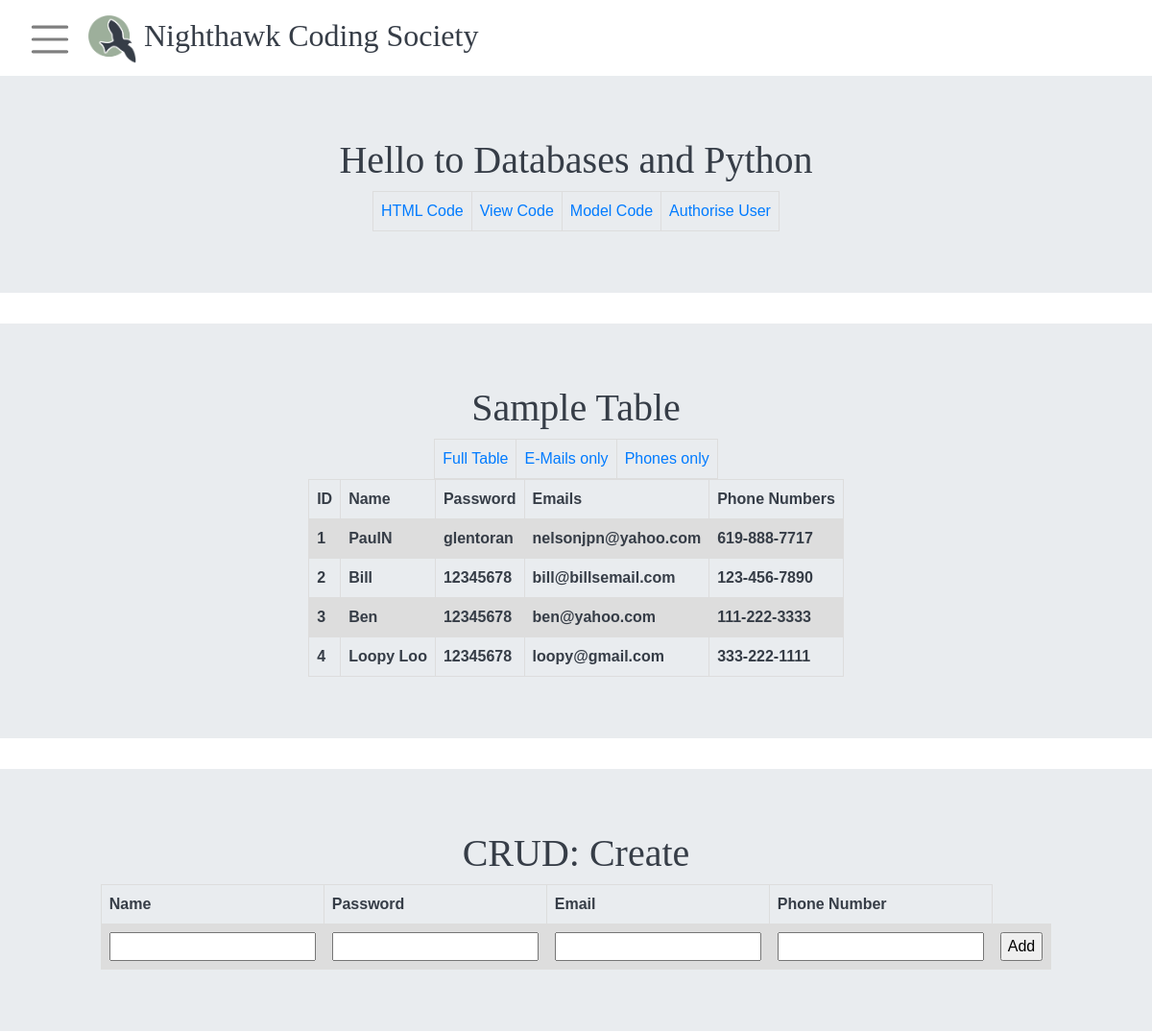
Page /pythondb/ (upper part) on the earlier database version.
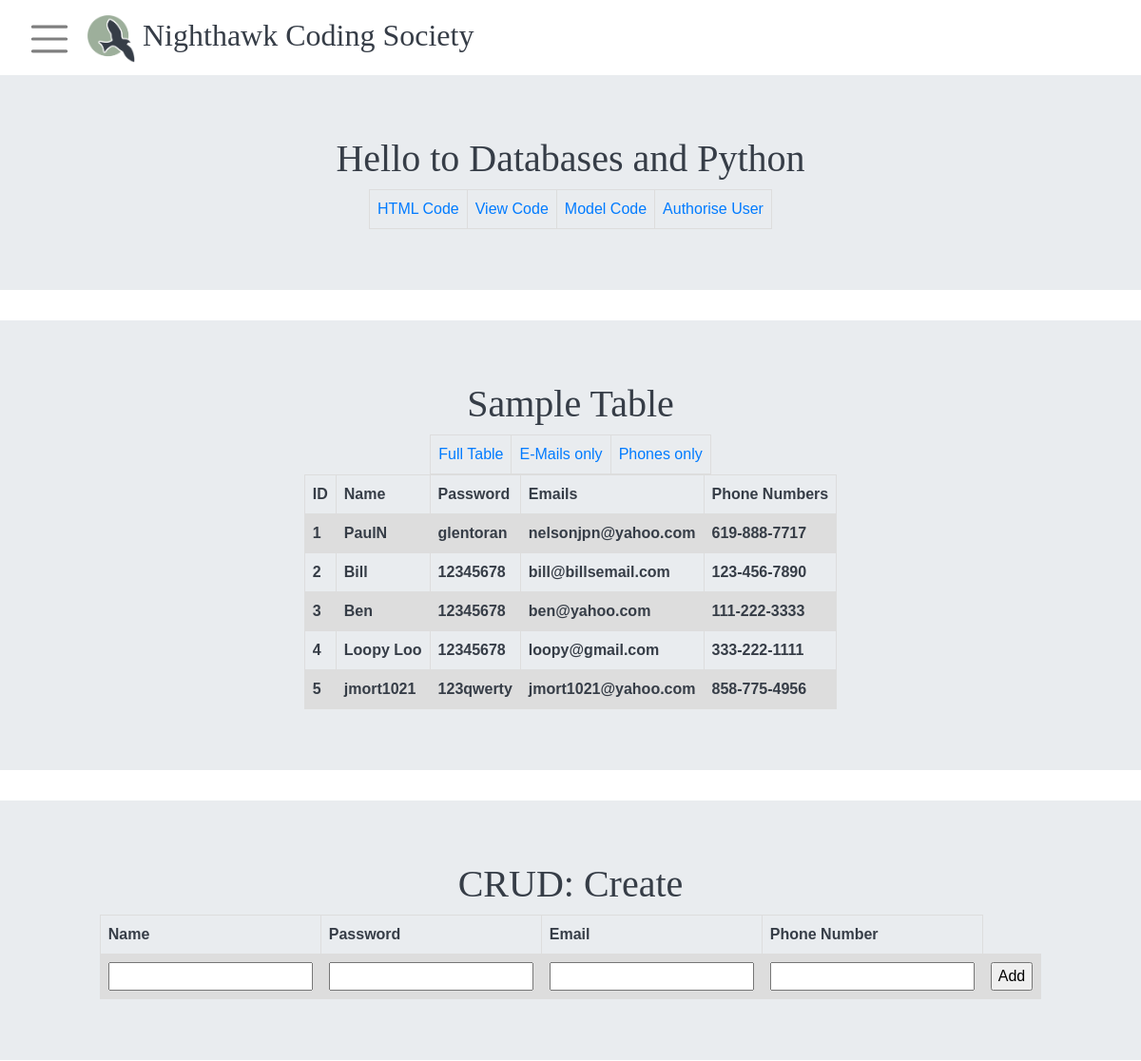
Same page on the later database version.
### models/__init__.py (models this page shows)
class Users(db.Model):
    UserID = db.Column(db.Integer, primary_key=True)
    username = db.Column(db.String(255), unique=True, nullable=False)
    password = db.Column(db.String(255), unique=True, nullable=False)

class Emails(db.Model):
    UserID = db.Column(db.Integer, primary_key=True)
    email_address = db.Column(db.String(255), unique=True, nullable=False)

class PhoneNumbers(db.Model):
    UserID = db.Column(db.Integer, primary_key=True)
    phone_number = db.Column(db.String(255), unique=True, nullable=False)

### views/pythondb/view.py (the view)
@pythondb_bp.route('/')
def databases():
    records = []
    users = Users.query.all()
    for user in users:
        user_dict = {'id': user.UserID, 'name': user.username, 'password': user.password}
        email = Emails.query.filter_by(UserID=user.UserID).first()
        if email:
            user_dict['emails'] = email.email_address
        pn = PhoneNumbers.query.filter_by(UserID=user.UserID).first()
        if pn:
            user_dict['phone_numbers'] = pn.phone_number
        records.append(user_dict)
    return render_template("pythondb/index.html", table=records, menus=menus)

### views/pythondb/templates/pythondb/index.html (shortened to what this page needs)
<!DOCTYPE html>
{% extends "homesite/base.html" %}
{% block content %}
    <div class="jumbotron jumbotron-fluid" style="height: 50%; ">
        <div class="row justify-content-center">
            <div class="col-10" style="text-align: center;">
                <h1>Hello to Databases and Python</h1>
                <table id="links">
                    <tr>
                        <td><a href=#FE-HTML>HTML Code</a></td>
                        <td><a href=#BE-VIEW>View Code</a></td>
                        <td><a href=#BE-MODEL>Model Code</a></td>
                        <td><a href={{url_for('.login')}}>Authorise User</a></td>
                    </tr>
                </table>
            </div>
        </div>
    </div>
    <div class="jumbotron jumbotron-fluid" style="height: 50%; ">
        <div class="row justify-content-center">
            <div class="col-10" style="text-align: center;">
                <h1>Sample Table</h1>
            </div>
        </div>
        <div class="row courses-buttons justify-content-center">
            <table id="links">
            <tr>
                <td><a href={{url_for('.databases')}}>Full Table </a></td>
                <td><a href={{url_for('.emails')}}>E-Mails only</a></td>
                <td><a href={{url_for('.phones')}}>Phones only</a></td>
            </tr>
            </table>
        </div>
        <table>
            <tr>
                <th>ID</th>
                <th>Name</th>
                <th>Password</th>
                <th>Emails</th>
                <th>Phone Numbers</th>
            </tr>
            {% for row in table %}
                <tr>
                    <th>{{ row['id'] }}</th>
                    <th>{{ row['name'] }}</th>
                    <th>{{ row['password'] }}</th>
                    <th>{{ row['emails'] }}</th>
                    <th>{{ row['phone_numbers'] }}</th>
                </tr>
            {% endfor %}
        </table>
    </div>
    <div class="jumbotron jumbotron-fluid" style="height: 50%; ">
        <div class="row justify-content-center">
            <div class="col-10" style="text-align: center;">
                <h1>CRUD: Create</h1>
            </div>
        </div>
        <div class="row courses-buttons justify-content-center">
            <form method="POST" ID="myForm" action={{url_for('.create')}} >
                <table>
                    <tr>
                        <th>Name</th>
                        <th>Password</th>
                        <th>Email</th>
                        <th>Phone Number</th>
                    </tr>
                    <tr>
                        <th><input type="text" name="username"></th>
                        <th><input type="text" name="password"></th>
                        <th><input type="text" name="email"></th>
                        <th><input type="text" name="phone_number"></th>
                        <th><input type="submit" value="Add"></th>
                    </tr>
                </table>
            </form>
        </div>
    </div>
{% endblock %}

Differences in the rows shown:
added Users: name "jmort1021", password "123qwerty"
added Emails: emails "jmort1021@yahoo.com"
added PhoneNumbers: phone_numbers "858-775-4956"
Other differences:
new list line: "5"
